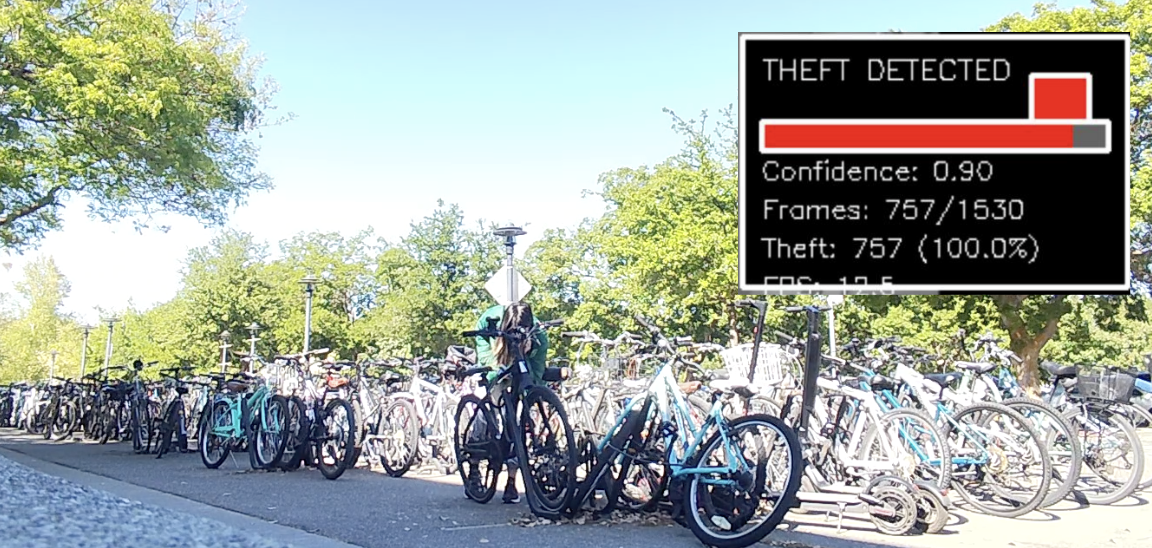
#> input picture src/assets/images/theft-1-analysis.png, 1152 x 548 px, given in place of ucdavis.mp4, which was not available
$ python heattime.py
#> lines starting #> are read from the running program, lines starting #| are printed output that depends on the picture; after the words box and inside, x2 and y2 are one past the last pixel; in counts of white or black regions, pixels touching at a corner belong together; pictures that were not available may be replaced by others from this repository, and a replacement may not be noted
import cv2
import numpy as np
import time
from datetime import datetime

# --- Configuration & defaults ---
VIDEO_SOURCE = "ucdavis.mp4"
DISPLAY_WIDTH = 900 # Max width for display windows (adjust as needed)

# Optical flow parameters
FLOW_PYR_SCALE   = 0.5  # Pyramid scale (<1)
FLOW_LEVELS      = 3    # Number of pyramid levels
FLOW_WINSIZE     = 15   # Averaging window size
FLOW_ITERATIONS  = 3    # Iterations at each pyramid level
FLOW_POLY_N      = 5    # Size of pixel neighborhood for polynomial expansion
FLOW_POLY_SIGMA  = 1.1  # Std dev for Gaussian smoothing for polynomial expansion

# Default thresholds
DEFAULT_MIN_FLOW       = 1.0    # px/frame
DEFAULT_MAX_FLOW       = 10.0   # px/frame
DEFAULT_MIN_AREA_PCT   = 20     # percent of ROI
DEFAULT_PERSON_HEIGHT  = 180    # pixels
DEFAULT_SIZE_TOL       = 30     # percent
DEFAULT_MIN_DWELL_TIME = 2      # seconds

# ROI globals
roi_points = []
roi_selected = False
ROI_COORDS = None

# --- Mouse callback: select polygon ROI ---
def select_roi_callback(event, x, y, flags, param):
    global roi_points, roi_selected, ROI_COORDS
    if not roi_selected and event == cv2.EVENT_LBUTTONDOWN:
        roi_points.append((x, y))
    elif not roi_selected and event == cv2.EVENT_RBUTTONDOWN and len(roi_points) >= 3:
        ROI_COORDS = np.array(roi_points, dtype=np.int32)
        roi_selected = True
        print(f"ROI selected with {len(roi_points)} points.")

# --- Helper: draw ROI polygon ---
def draw_roi_polygon(frame, roi_coords, color=(0,255,0), thickness=2):
    if roi_coords is not None and len(roi_coords) >= 3:
        pts = np.array(roi_coords, dtype=np.int32)
        cv2.polylines(frame, [pts], True, color, thickness)
        cv2.putText(frame, "ROI", (pts[0][0], pts[0][1]-10),
                    cv2.FONT_HERSHEY_SIMPLEX, 0.5, color, thickness)

# --- Main ---
if __name__ == '__main__':
    # Settings GUI
    cv2.namedWindow("Settings", cv2.WINDOW_NORMAL)
    def nothing(x): pass
    cv2.createTrackbar("Min Flow x10", "Settings", int(DEFAULT_MIN_FLOW*10), 100, nothing)
    cv2.createTrackbar("Max Flow x10", "Settings", int(DEFAULT_MAX_FLOW*10), 200, nothing)
    cv2.createTrackbar("Min ROI %", "Settings", DEFAULT_MIN_AREA_PCT, 100, nothing)
    cv2.createTrackbar("Person Ht (px)", "Settings", DEFAULT_PERSON_HEIGHT, 500, nothing)
    cv2.createTrackbar("Size Tol (%)", "Settings", DEFAULT_SIZE_TOL, 100, nothing)
    cv2.createTrackbar("Min Dwell (s)", "Settings", DEFAULT_MIN_DWELL_TIME, 10, nothing)

    # Video capture
    cap = cv2.VideoCapture(VIDEO_SOURCE)
    if not cap.isOpened():
        print(f"Error opening video: {VIDEO_SOURCE}")
        exit()

    # ROI selection
    print("Draw ROI: left-click to add points, right-click to finalize.")
    cv2.namedWindow("Video Feed")
    cv2.setMouseCallback("Video Feed", select_roi_callback)
    while True:
        ret, frame_orig = cap.read() # Read original frame
#> frame_orig is the input picture: shape (548, 1152, 3); mean B, G, R 154.8, 162.4, 154.4
        if not ret:
            cap.set(cv2.CAP_PROP_POS_FRAMES, 0)
            ret, frame_orig = cap.read()
            if not ret:
                print("Cannot read video frame.")
                exit()
        cv2.flip(frame_orig, 0, dst=frame_orig) # Flip frame vertically (0 = flip around x-axis)
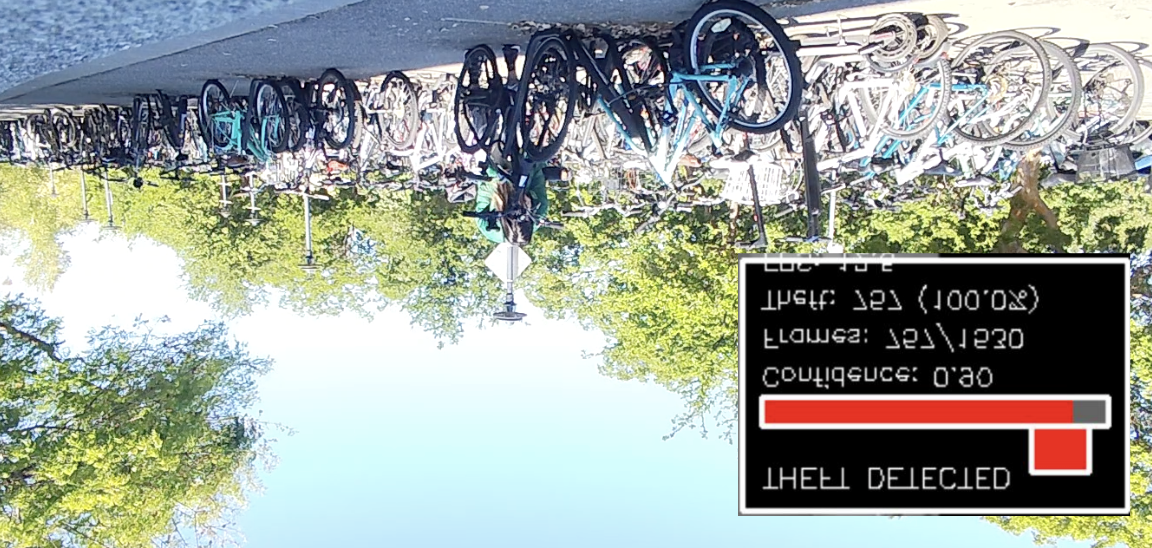
#> frame_orig: shape (548, 1152, 3); mean B, G, R 154.8, 162.4, 154.4

        # --- Resize Frame for Display ---
        orig_h, orig_w = frame_orig.shape[:2]
#> orig_h = 548; orig_w = 1152
        scale_factor = DISPLAY_WIDTH / orig_w
#> scale_factor = 0.781
        new_h = int(orig_h * scale_factor)
#> new_h = 428
        frame = cv2.resize(frame_orig, (DISPLAY_WIDTH, new_h), interpolation=cv2.INTER_AREA)
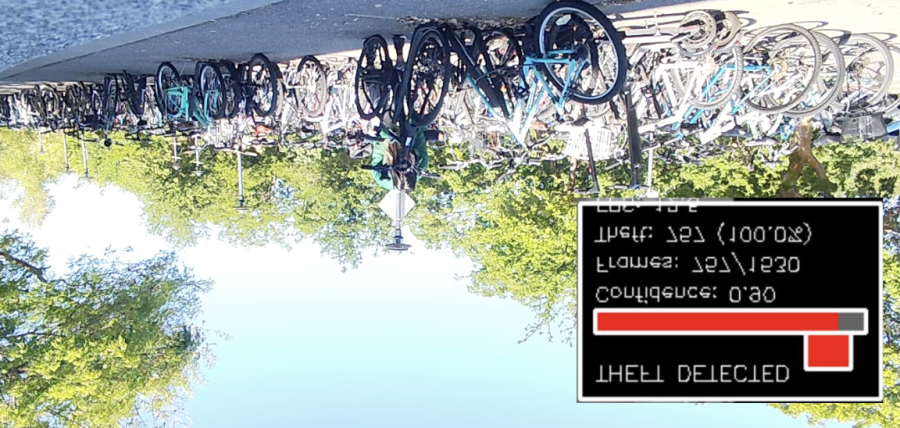
#> frame: shape (428, 900, 3); mean B, G, R 154.8, 162.4, 154.4
        # --- End Resize ---

        disp = frame.copy() # Use the resized frame
        # draw existing points/edges (coordinates are now relative to resized frame)
        for i, p in enumerate(roi_points):
            cv2.circle(disp, p, 3, (0,0,255), -1)
            if i > 0:
                cv2.line(disp, roi_points[i-1], p, (0,255,255), 2)
        if roi_selected:
            # draw_roi_polygon uses coordinates relative to the current frame (which is resized)
            draw_roi_polygon(disp, ROI_COORDS, (0,255,0))
            cv2.putText(disp, "ROI finalized. Press any key to start.", (10,30),
                        cv2.FONT_HERSHEY_SIMPLEX, 0.7, (0,255,0),2)
        else:
            cv2.putText(disp, "Define ROI: left-click, right-click to finish.", (10,30),
                        cv2.FONT_HERSHEY_SIMPLEX, 0.7, (255,255,255),2)
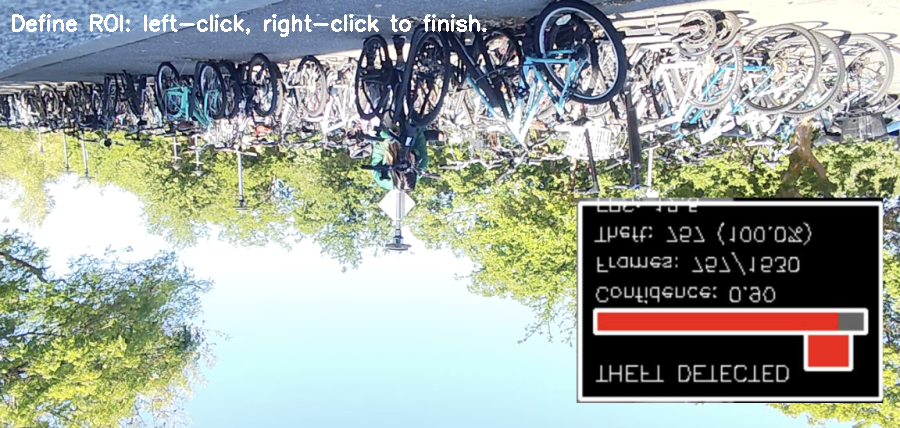
#> disp: shape (428, 900, 3); 0.78% of pixels changed, all inside (x1, y1, x2, y2) = (12, 14, 487, 37)

        cv2.imshow("Video Feed", disp) # Show the resized frame
        key = cv2.waitKey(33) & 0xFF
#> (key q is pressed here)
        if key == ord('q'):
            cap.release(); cv2.destroyAllWindows(); exit()
#> (the program exits here)

$ run again, on src/assets/images/theft-1.png
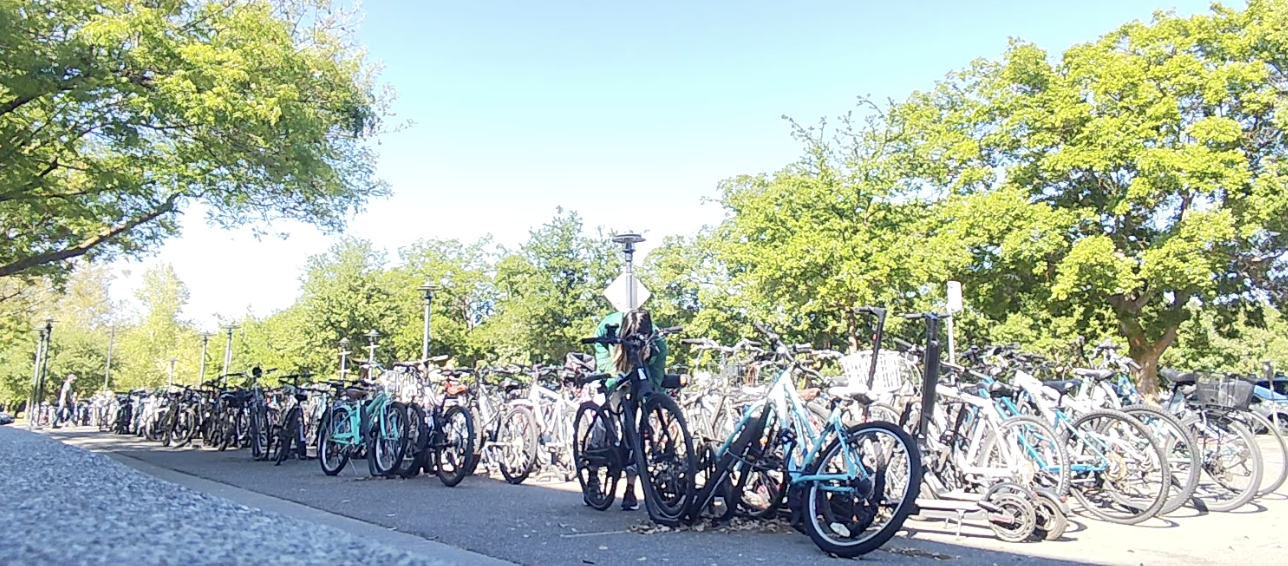
#> input picture src/assets/images/theft-1.png, 1288 x 566 px, given in place of ucdavis.mp4, which was not available
#> frame_orig is the input picture: shape (566, 1288, 3); mean B, G, R 166.8, 183.1, 170.1
#> `cv2.flip(frame_orig, 0, dst=frame_orig)`:
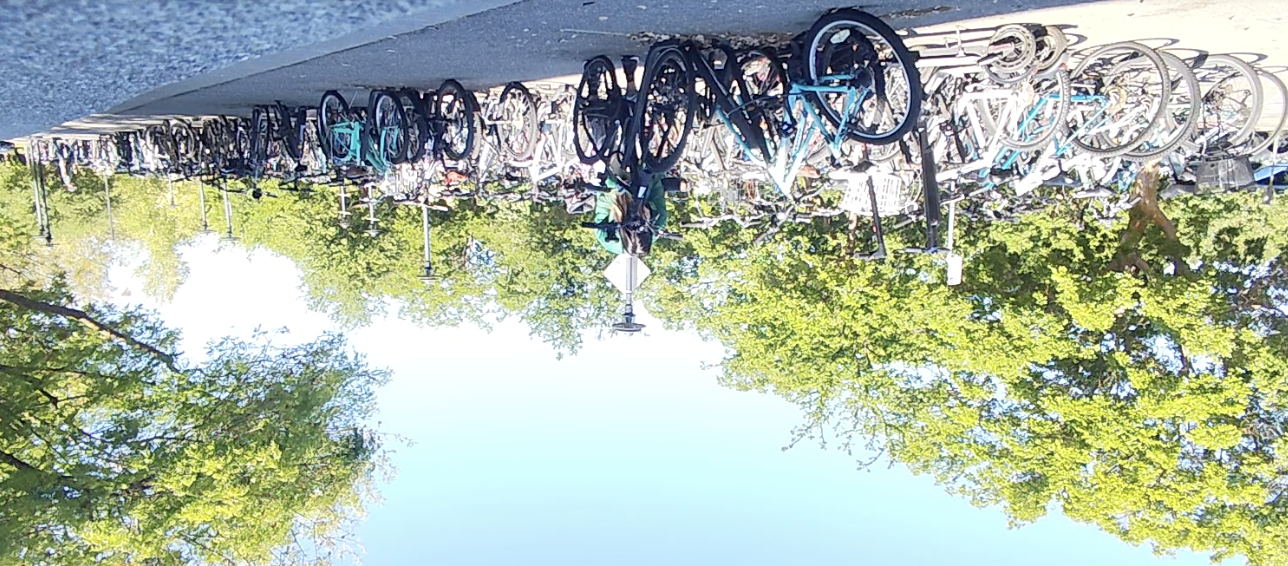
#> frame_orig: shape (566, 1288, 3); mean B, G, R 166.8, 183.1, 170.1
#> `cv2.putText(disp, "Define ROI: left-click, right-click to finish.", (1..`:
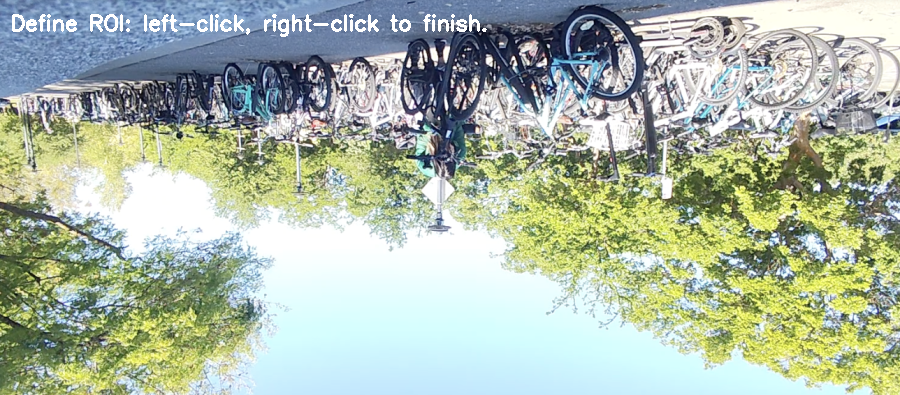
#> disp: shape (395, 900, 3); mean B, G, R 167.5, 184.1, 171.3
